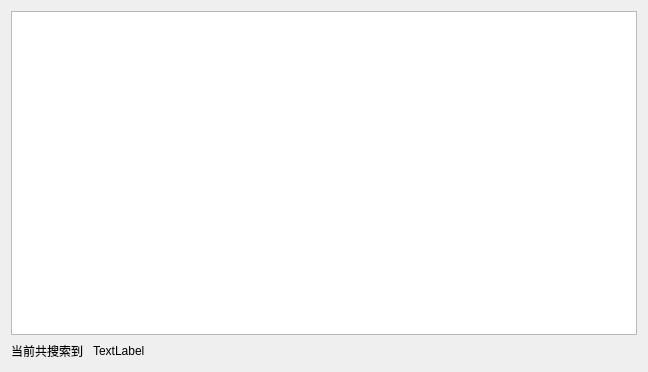
<?xml version="1.0" encoding="UTF-8"?>
<ui version="4.0">
 <class>searchResultDialog</class>
 <widget class="QDialog" name="searchResultDialog">
  <property name="geometry">
   <rect>
    <x>0</x>
    <y>0</y>
    <width>648</width>
    <height>372</height>
   </rect>
  </property>
  <property name="windowTitle">
   <string>Dialog</string>
  </property>
  <property name="windowIcon">
   <iconset resource="image.qrc">
    <normaloff>:/newPrefix/icons8.png</normaloff>:/newPrefix/icons8.png</iconset>
  </property>
  <layout class="QVBoxLayout" name="verticalLayout">
   <item>
    <widget class="QTableWidget" name="tableWidget"/>
   </item>
   <item>
    <layout class="QHBoxLayout" name="horizontalLayout">
     <item>
      <widget class="QLabel" name="label">
       <property name="text">
        <string>当前共搜索到 </string>
       </property>
      </widget>
     </item>
     <item>
      <widget class="QLabel" name="countLabel">
       <property name="text">
        <string>TextLabel</string>
       </property>
      </widget>
     </item>
     <item>
      <spacer name="horizontalSpacer">
       <property name="orientation">
        <enum>Qt::Horizontal</enum>
       </property>
       <property name="sizeHint" stdset="0">
        <size>
         <width>40</width>
         <height>20</height>
        </size>
       </property>
      </spacer>
     </item>
    </layout>
   </item>
  </layout>
 </widget>
 <resources>
  <include location="image.qrc"/>
 </resources>
 <connections/>
</ui>
